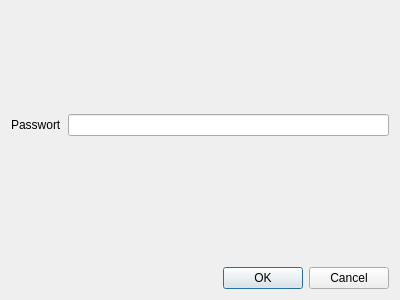
<?xml version="1.0" encoding="UTF-8"?>
<ui version="4.0">
 <class>passwordInput</class>
 <widget class="QDialog" name="passwordInput">
  <property name="geometry">
   <rect>
    <x>0</x>
    <y>0</y>
    <width>400</width>
    <height>300</height>
   </rect>
  </property>
  <property name="windowTitle">
   <string>Dialog</string>
  </property>
  <layout class="QVBoxLayout" name="verticalLayout_2">
   <item>
    <layout class="QVBoxLayout" name="verticalLayout">
     <item>
      <layout class="QFormLayout" name="formLayout">
       <item row="1" column="0">
        <widget class="QLabel" name="label">
         <property name="text">
          <string>Passwort</string>
         </property>
        </widget>
       </item>
       <item row="1" column="1">
        <widget class="QLineEdit" name="le_password">
         <property name="echoMode">
          <enum>QLineEdit::Password</enum>
         </property>
        </widget>
       </item>
       <item row="0" column="1">
        <spacer name="verticalSpacer">
         <property name="orientation">
          <enum>Qt::Vertical</enum>
         </property>
         <property name="sizeHint" stdset="0">
          <size>
           <width>20</width>
           <height>40</height>
          </size>
         </property>
        </spacer>
       </item>
      </layout>
     </item>
     <item>
      <spacer name="verticalSpacer_2">
       <property name="orientation">
        <enum>Qt::Vertical</enum>
       </property>
       <property name="sizeHint" stdset="0">
        <size>
         <width>20</width>
         <height>40</height>
        </size>
       </property>
      </spacer>
     </item>
    </layout>
   </item>
   <item>
    <widget class="QDialogButtonBox" name="buttonBox">
     <property name="orientation">
      <enum>Qt::Horizontal</enum>
     </property>
     <property name="standardButtons">
      <set>QDialogButtonBox::Cancel|QDialogButtonBox::Ok</set>
     </property>
    </widget>
   </item>
  </layout>
 </widget>
 <resources/>
 <connections>
  <connection>
   <sender>buttonBox</sender>
   <signal>accepted()</signal>
   <receiver>passwordInput</receiver>
   <slot>accept()</slot>
   <hints>
    <hint type="sourcelabel">
     <x>248</x>
     <y>254</y>
    </hint>
    <hint type="destinationlabel">
     <x>157</x>
     <y>274</y>
    </hint>
   </hints>
  </connection>
  <connection>
   <sender>buttonBox</sender>
   <signal>rejected()</signal>
   <receiver>passwordInput</receiver>
   <slot>reject()</slot>
   <hints>
    <hint type="sourcelabel">
     <x>316</x>
     <y>260</y>
    </hint>
    <hint type="destinationlabel">
     <x>286</x>
     <y>274</y>
    </hint>
   </hints>
  </connection>
 </connections>
</ui>
